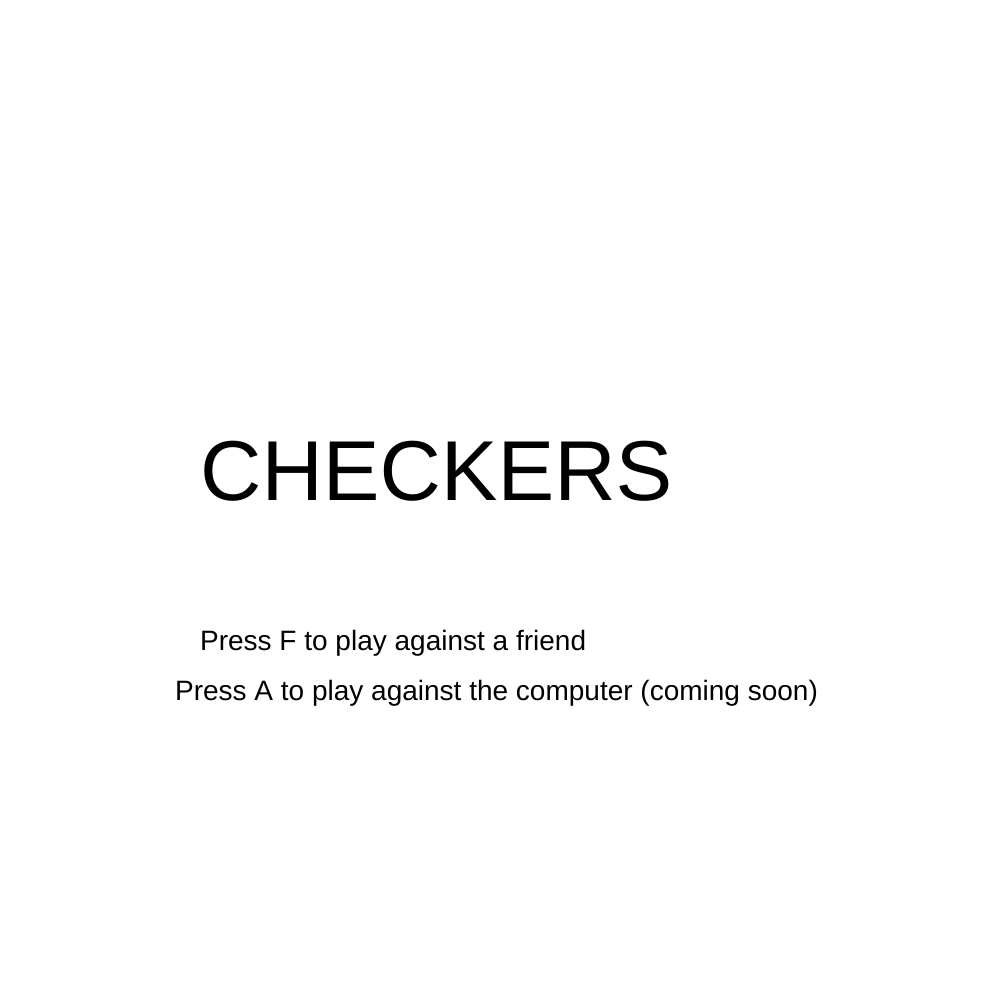
Frame 1 (no input)
Frame 60 (no input): identical to frame 1, image omitted
Frame 120 (the mouse pressed at the canvas centre since frame 60): identical to frame 1, image omitted

The p5.js sketch that drew this single still picture (run headless with seeded random() and noise() and a simulated clock; from frame 60 on, the mouse is pressed at the canvas centre):

// p5.js sketch
// ── sketch.js
// Grid-based Assignment: Checkers
// Sarvath Sharma
// April 16, 2018
// Credits: Alex, Dom, Mr, Schellenberg, Youtube and Google
// Attempted to make a checkers game where the AI can play you or a friend
// Sorry was not able to do a good job and finish this game (will try to finish it for the near future)

// The global variables
let playGrid = [
  [0, 1, 0, 1, 0, 1, 0, 1, ],
  [1, 0, 1, 0, 1, 0, 1, 0, ],
  [0, 1, 0, 1, 0, 1, 0, 1, ],
  [0, 0, 0, 0, 0, 0, 0, 0, ],
  [0, 0, 0, 0, 0, 0, 0, 0, ],
  [2, 0, 2, 0, 2, 0, 2, 0, ],
  [0, 2, 0, 2, 0, 2, 0, 2, ],
  [2, 0, 2, 0, 2, 0, 2, 0, ],
];

let staticGrid = [
  [0, 1, 0, 1, 0, 1, 0, 1, ],
  [1, 0, 1, 0, 1, 0, 1, 0, ],
  [0, 1, 0, 1, 0, 1, 0, 1, ],
  [1, 0, 1, 0, 1, 0, 1, 0, ],
  [0, 1, 0, 1, 0, 1, 0, 1, ],
  [1, 0, 1, 0, 1, 0, 1, 0, ],
  [0, 1, 0, 1, 0, 1, 0, 1, ],
  [1, 0, 1, 0, 1, 0, 1, 0, ],
];

let rows = 8;
let cols = 8;
let cellSize, player, comp;
let turn, state, redMove, blackMove;
let topRight, topLeft, bottomRight, bottomLeft, killMoveRedLeft, killMoveRedRight, killMoveBlackLeft, killMoveBlackRight;

function setup() {
  if (windowWidth > windowHeight) {
    createCanvas(windowHeight, windowHeight);
  }
  else {
    createCanvas(windowWidth, windowWidth);
  }
  cellSize = height / rows;
  turn = 0; // Whose turn is it (0 = red, 1 = black)
  state = 0;
  redMove = 0; // To allow the red piece to move
  blackMove = 0; // To allow the black piece to move
}

function draw() {
  if (state === 0) {
    startScreen();
  }
  if (state === 1) {
    background(255);
    displayGrid();
    placePieces();
  }
}

function startScreen() {
  // This function is made to develop the start screen
  background(255);
  fill(0);
  textSize(85);
  text("CHECKERS", width / 2 - 300, height / 2);
  textSize(28);
  text("Press F to play against a friend", width / 2 - 300, height / 2 + 150);
  text("Press A to play against the computer (coming soon)", width / 2 - 325, height / 2 + 200);
}

function displayGrid() {
  // This function allows the board to be created
  for (let x = 0; x < cols; x++) {
    for (let y = 0; y < rows; y++) {
      if (staticGrid[x][y] === 0) {
        // The light squares
        fill(245, 222, 179);
        rect(x * cellSize, y * cellSize, cellSize, cellSize);
      }
      else {
        // The dark squares
        fill(222, 184, 135);
        rect(x * cellSize, y * cellSize, cellSize, cellSize);
      }
    }
  }
}

function placePieces() {
  // This function places the pieces on the board
  for (let x = 0; x < cols; x++) {
    for (let y = 0; y < rows; y++) {
      if (playGrid[y][x] === 1) {
        // Places a black circle on the spot where a 3 is on the play grid
        fill(0);
        player = ellipse(x * cellSize + cellSize / 2, y * cellSize + cellSize / 2, 40, 40);
      }
      if (playGrid[y][x] === 2) {
        // Places a red circle on the spot where a 3 is on the play grid
        fill(255, 0, 0);
        comp = ellipse(x * cellSize + cellSize / 2, y * cellSize + cellSize / 2, 40, 40);
      }
      if (playGrid[y][x] === 3) {
        // Places a silver circle on the spot where a 3 is on the play grid
        fill(192, 192, 192);
        ellipse(x * cellSize + cellSize / 2, y * cellSize + cellSize / 2, 40, 40);
      }
    }
  }
}

function keyPressed() {
  if (keyCode === 70) {
    // When the 'f' key is clicked the game will start
    state = 1;
  }
}

function mousePressed() {
  let xcoord = floor(mouseX / cellSize);
  let ycoord = floor(mouseY / cellSize);

  if (turn === 0) {
    if (redMove === 0) {
      if (playGrid[ycoord][xcoord] === 2) {
        if (playGrid[floor(ycoord - 1)][floor(xcoord + 1)] === 0) {
          // Checks to see an empty spot on the top right
          console.log("empty top right");
          console.log("x: " + floor(xcoord + 1));
          console.log("y: " + floor(ycoord - 1));
          console.log("piece");
          topRight = playGrid[floor(ycoord - 1)][floor(xcoord + 1)] = 3;
          redMove = 1;
        }
        if (playGrid[floor(ycoord - 1)][floor(xcoord - 1)] === 0) {
          // Checks to see for an empty spot on the top left
          console.log("empty top left");
          console.log("x: " + floor(xcoord - 1));
          console.log("y: " + floor(ycoord - 1));
          console.log("piece");
          topLeft = playGrid[floor(ycoord - 1)][floor(xcoord - 1)] = 3;
          redMove = 1;
        }
        if (playGrid[floor(ycoord - 1)][floor(xcoord - 1)] === 1 && playGrid[floor(ycoord - 2)][floor(xcoord - 2)] === 0) {
          // Checks if you can attack from the top left
          killMoveRedLeft = playGrid[floor(ycoord - 2)][floor(xcoord - 2)] = 3;
        }
        if (playGrid[floor(ycoord - 1)][floor(xcoord + 1)] === 1 && playGrid[floor(ycoord - 2)][floor(xcoord + 2)] === 0) {
          // Checks if you can attack from the top right
          killMoveRedRight = playGrid[floor(ycoord - 2)][floor(xcoord + 2)] = 3;
        }
      }
      redMove = 1;
    }
    if (redMove === 1) {
      if (topRight === 3) {
        movePiece(xcoord, ycoord);
      }
      if (topLeft === 3) {
        movePiece(xcoord, ycoord);
      }
      if (killMoveRedLeft === 3) {
        movePiece(xcoord, ycoord);
      }
      if (killMoveRedRight === 3) {
        movePiece(xcoord, ycoord);
      }
    }
  }
  if (turn === 1) {
    if (blackMove === 0) {
      if (playGrid[ycoord][xcoord] === 1) {
        if (playGrid[floor(ycoord + 1)][floor(xcoord + 1)] === 0) {
          // Checks to see an empty spot on the botttom right
          console.log("empty bottom right");
          console.log("x: " + floor(xcoord + 1));
          console.log("y: " + floor(ycoord + 1));
          console.log("piece");
          bottomRight = playGrid[floor(ycoord + 1)][floor(xcoord + 1)] = 3;
        }
        if (playGrid[floor(ycoord + 1)][floor(xcoord - 1)] === 0) {
          // Checks to see an empty spot on the bottom left
          console.log("empty bottom left");
          console.log("x: " + floor(xcoord - 1));
          console.log("y: " + floor(ycoord + 1));
          console.log("piece");
          bottomLeft = playGrid[floor(ycoord + 1)][floor(xcoord - 1)] = 3;
        }
        if (playGrid[floor(ycoord + 1)][floor(xcoord - 1)] === 2 && playGrid[floor(ycoord + 2)][floor(xcoord - 2)] === 0) {
          // Checks if you can attack from the bottom left
          killMoveBlackLeft = playGrid[floor(ycoord + 2)][floor(xcoord - 2)] = 3;
        }
        if (playGrid[floor(ycoord + 1)][floor(xcoord + 1)] === 2 && playGrid[floor(ycoord + 2)][floor(xcoord + 2)] === 0) {
          // Checks if you can attack from the bottom right
          killMoveBlackRight = playGrid[floor(ycoord + 2)][floor(xcoord - 2)] = 3;
        }
        blackMove = 1;
      }
    }
    if (blackMove === 1) {
      if (bottomLeft === 3) {
        movePiece(xcoord, ycoord);
      }
      if (bottomRight === 3) {
        movePiece(xcoord, ycoord);
      }
      if (killMoveBlackRight === 3) {
        movePiece(xcoord, ycoord);
      }
      if (killMoveBlackLeft === 3) {
        movePiece(xcoord, ycoord);
      }
    }
  }
}

function movePiece(x, y) {
  // In this function the location input is taken and allows the pieces to move around the board
  if (topRight === 3) {
    playGrid[floor(y - 1)][floor(x + 1)] = 2;
    playGrid[floor(y - 1)][floor(x - 1)] = 0;
    playGrid[floor(y)][floor(x)] = 0;
    turn = 1;
  }
  if (topLeft === 3) {
    playGrid[floor(y - 1)][floor(x - 1)] = 2;
    playGrid[floor(y - 1)][floor(x + 1)] = 0;
    playGrid[floor(y)][floor(x)] = 0;
    turn = 1;
  }
  if (bottomRight === 3) {
    playGrid[floor(y + 1)][floor(x + 1)] = 1;
    playGrid[floor(y + 1)][floor(x - 1)] = 0;
    playGrid[floor(y)][floor(x)] = 0;
    turn = 0;
  }
  if (bottomLeft === 3) {
    playGrid[floor(y + 1)][floor(x - 1)] = 1;
    playGrid[floor(y + 1)][floor(x + 1)] = 0;
    playGrid[floor(y)][floor(x)] = 0;
    turn = 0;
  }
  if (killMoveRedRight === 3) {
    playGrid[floor(y - 2)][floor(x + 2)] = 2;
    playGrid[floor(y - 1)][floor(x + 1)] = 0;
    playGrid[floor(y)][floor(x)] = 0;
    turn = 1;
  }
  if (killMoveRedLeft === 3) {
    playGrid[floor(y - 2)][floor(x - 2)] = 2;
    playGrid[floor(y - 1)][floor(x - 1)] = 0;
    playGrid[floor(y)][floor(x)] = 0;
    turn = 1;
  }
  if (killMoveBlackLeft === 3) {
    playGrid[floor(y + 2)][floor(x - 2)] = 1;
    playGrid[floor(y + 1)][floor(x - 1)] = 0;
    playGrid[floor(y)][floor(x)] = 0;
    turn = 0;
  }
  if (killMoveBlackRight === 3) {
    playGrid[floor(y + 2)][floor(x - 2)] = 1;
    playGrid[floor(y + 1)][floor(x + 1)] = 0;
    playGrid[floor(y)][floor(x)] = 0;
    turn = 0;
  }
}
